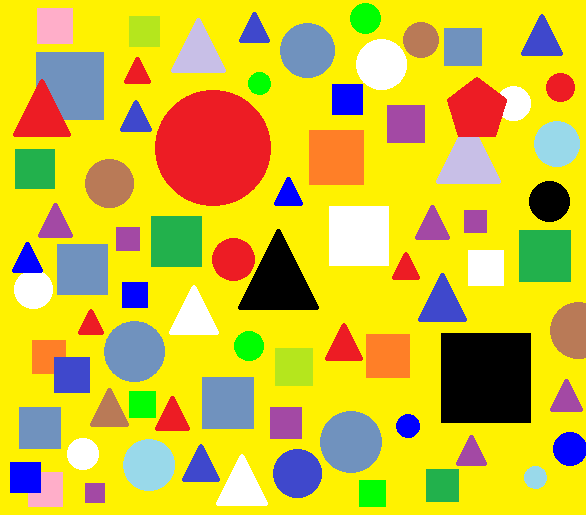
#> input picture Goruntu Isleme/resimler/sekiller.png, 586 x 515 px
$ python ornek12.py   (older library calls are emulated)
#> lines starting #> are read from the running program, lines starting #| are printed output that depends on the picture; after the words box and inside, x2 and y2 are one past the last pixel; in counts of white or black regions, pixels touching at a corner belong together
#-*-coding: cp1254-*-
###Sekil Algılama2###

import numpy as np
import cv2

def detect(c):
	peri=cv2.arcLength(c,True)
	approx=cv2.approxPolyDP(c,0.04*peri,True)

	if len(approx)==3:
		shape="Ucgen"
	elif len(approx)==4:
		x,y,w,h=cv2.boundingRect(approx)
		ar=w/float(h)
		shape="Kare" if ar>=0.95 and ar<=1.05 else "Dikdortgen"
	elif len(approx)==5:
		shape="Besgen"
	else:
		shape="Daire"

	return shape

img=cv2.imread('resimler/sekiller.png')
#> img is the input picture: shape (515, 586, 3); mean B, G, R 51.2, 191.9, 209.4


gray=cv2.cvtColor(img,cv2.COLOR_BGR2GRAY)
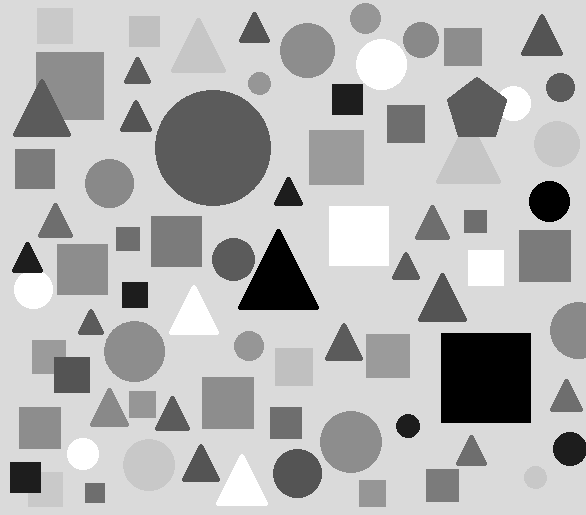
#> gray: shape (515, 586); min 0, max 255, mean 180.9
blur=cv2.GaussianBlur(gray,(5,5),0)
thresh=cv2.threshold(blur,60,255,cv2.THRESH_BINARY_INV)[1]
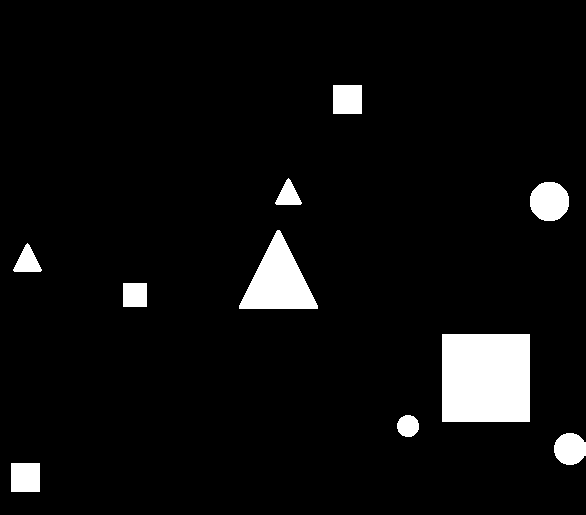
#> thresh: shape (515, 586); 5.5% white; 10 white regions

_,cntr,_=cv2.findContours(thresh.copy(),cv2.RETR_EXTERNAL,cv2.CHAIN_APPROX_SIMPLE)
#> cntr = 10 contours; largest, box (x1, y1, x2, y2) and area: (442, 334, 530, 422) 7569, (239, 230, 318, 309) 3234, (530, 182, 569, 221) 1170, (11, 463, 40, 492) 784, (333, 85, 362, 114) 784
for c in cntr:
	M = cv2.moments(c)
	cX = int((M["m10"] / M["m00"]))
	cY = int((M["m01"] / M["m00"]))
	shape = detect(c)

	c=c.astype("float")
	c=c.astype("int")
	cv2.drawContours(img, [c], -1, (0, 255, 0), 2)
	cv2.putText(img, shape, (cX, cY), cv2.FONT_HERSHEY_SIMPLEX,
		0.5, (255, 255, 255), 2)


	cv2.imshow("Image", img)
	cv2.waitKey(0)
#> this loop made 10 passes
#> (cX, cY, peri in detect, approx in detect, x in detect, y in detect, w in detect, h in detect) on passes 1, 4, 5, 10: (25, 477, 112, [[11, 463], [11, 491], [39, 491], [39, 463]], 11, 463, 29, 29), (485, 377, 348, [[442, 334], [442, 421], [529, 421], [529, 334]], 442, 334, 88, 88), (134, 294, 92, [[123, 283], [123, 306], [146, 306], [146, 283]], 123, 283, 24, 24), (347, 99, 112, [[333, 85], [333, 113], [361, 113], [361, 85]], 333, 85, 29, 29)
#> (cX, cY, peri in detect, shape) on passes 2, 3, 8: (569, 448, 104.1, 'Daire'), (407, 425, 69.94, 'Daire'), (549, 201, 126.2, 'Daire')
#> pass 1, `cv2.imshow("Image", img)`:
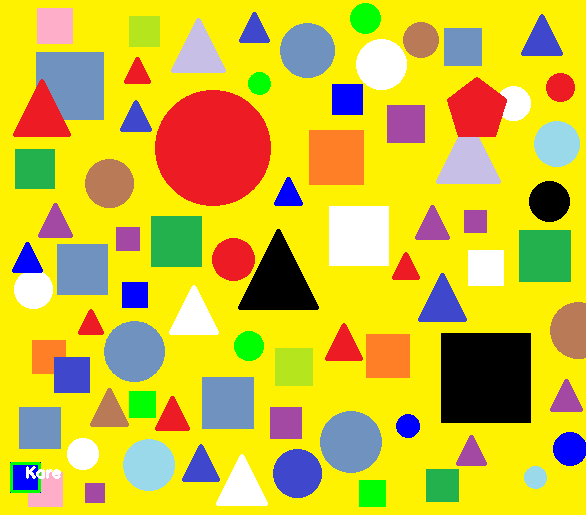
#> window 'Image': shape (515, 586, 3); mean B, G, R 51, 192.3, 209.5
#> pass 2, `cv2.imshow("Image", img)`:
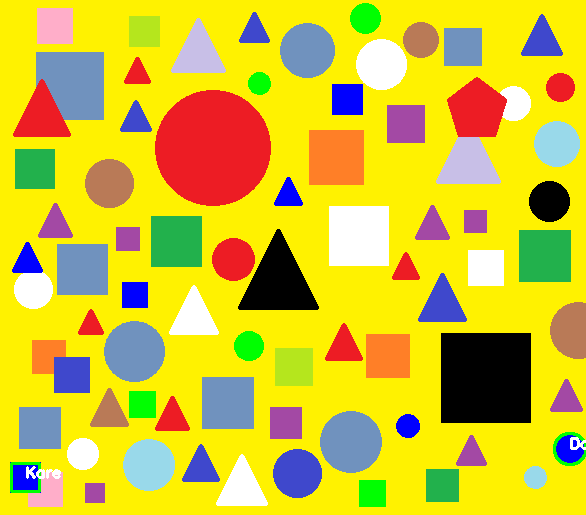
#> window 'Image': shape (515, 586, 3); mean B, G, R 50.7, 192.6, 209.6
#> after the loop:
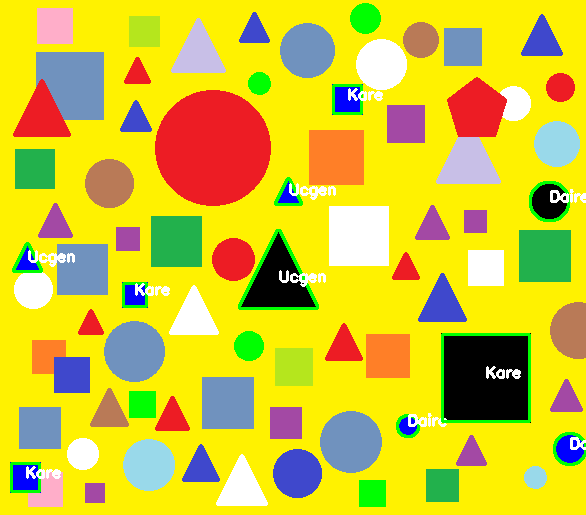
#> img: shape (515, 586, 3); 2.28% of pixels changed, all inside (x1, y1, x2, y2) = (10, 84, 586, 493)
